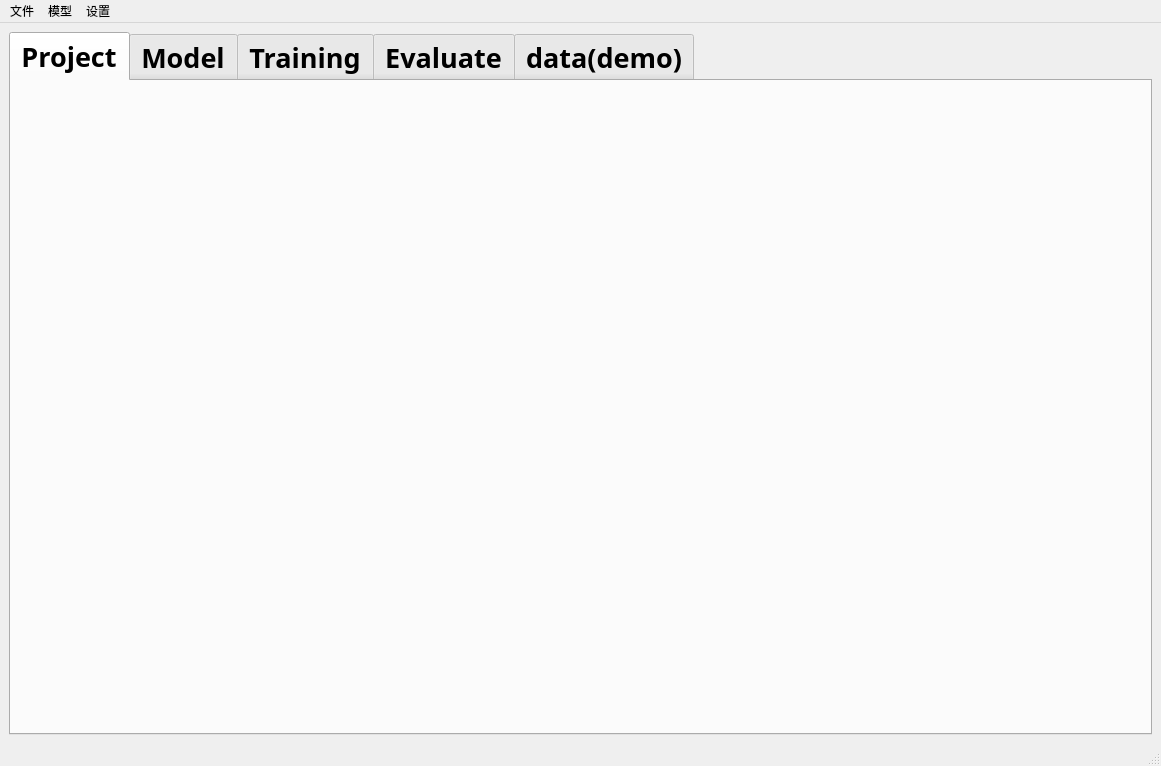
<?xml version="1.0" encoding="UTF-8"?>
<ui version="4.0">
 <class>MainWindow</class>
 <widget class="QMainWindow" name="MainWindow">
  <property name="geometry">
   <rect>
    <x>0</x>
    <y>0</y>
    <width>1161</width>
    <height>766</height>
   </rect>
  </property>
  <property name="windowTitle">
   <string>ImageSeg</string>
  </property>
  <widget class="QWidget" name="centralwidget">
   <layout class="QHBoxLayout" name="horizontalLayout_centralwidget">
    <item>
     <widget class="QTabWidget" name="tabWidget">
      <property name="font">
       <font>
        <family>黑体</family>
        <pointsize>20</pointsize>
        <weight>75</weight>
        <italic>false</italic>
        <bold>true</bold>
       </font>
      </property>
      <property name="tabPosition">
       <enum>QTabWidget::North</enum>
      </property>
      <property name="currentIndex">
       <number>0</number>
      </property>
      <widget class="projectTab" name="tab">
       <attribute name="title">
        <string>Project</string>
       </attribute>
      </widget>
      <widget class="modelTab" name="tab_2">
       <attribute name="title">
        <string>Model</string>
       </attribute>
      </widget>
      <widget class="trainTab" name="tab_3">
       <attribute name="title">
        <string>Training</string>
       </attribute>
      </widget>
      <widget class="evaluateTab" name="tab_4">
       <attribute name="title">
        <string>Evaluate</string>
       </attribute>
      </widget>
      <widget class="dataTab" name="tab_5">
       <attribute name="title">
        <string>data(demo)</string>
       </attribute>
      </widget>
     </widget>
    </item>
   </layout>
  </widget>
  <widget class="QMenuBar" name="menubar">
   <property name="geometry">
    <rect>
     <x>0</x>
     <y>0</y>
     <width>1161</width>
     <height>23</height>
    </rect>
   </property>
   <widget class="QMenu" name="menu">
    <property name="title">
     <string>文件</string>
    </property>
    <addaction name="action_new_workdir"/>
    <addaction name="action_open_workdir"/>
    <addaction name="action_close_workdir"/>
   </widget>
   <widget class="QMenu" name="menu_2">
    <property name="title">
     <string>设置</string>
    </property>
   </widget>
   <widget class="QMenu" name="menu_3">
    <property name="title">
     <string>模型</string>
    </property>
    <addaction name="action_U_net"/>
   </widget>
   <addaction name="menu"/>
   <addaction name="menu_3"/>
   <addaction name="menu_2"/>
  </widget>
  <widget class="QStatusBar" name="statusbar"/>
  <action name="action_open_workdir">
   <property name="text">
    <string>打开工作区</string>
   </property>
  </action>
  <action name="action_new_workdir">
   <property name="text">
    <string>新建工作区</string>
   </property>
  </action>
  <action name="action_U_net">
   <property name="text">
    <string>U-net</string>
   </property>
  </action>
  <action name="action_close_workdir">
   <property name="text">
    <string>关闭工作区</string>
   </property>
  </action>
 </widget>
 <customwidgets>
  <customwidget>
   <class>projectTab</class>
   <extends>QWidget</extends>
   <header>UI/action/projectTab.h</header>
   <container>1</container>
  </customwidget>
  <customwidget>
   <class>modelTab</class>
   <extends>QWidget</extends>
   <header>UI/action/modelTab.h</header>
   <container>1</container>
  </customwidget>
  <customwidget>
   <class>trainTab</class>
   <extends>QWidget</extends>
   <header>UI/action/trainTab.h</header>
   <container>1</container>
  </customwidget>
  <customwidget>
   <class>evaluateTab</class>
   <extends>QWidget</extends>
   <header>UI/action/evaluateTab.h</header>
   <container>1</container>
  </customwidget>
  <customwidget>
   <class>dataTab</class>
   <extends>QWidget</extends>
   <header>UI/action/dataTab.h</header>
   <container>1</container>
  </customwidget>
 </customwidgets>
 <resources/>
 <connections/>
 <slots>
  <slot>q_action()</slot>
  <slot>select_image_folder()</slot>
  <slot>select_label_folder()</slot>
  <slot>create_project()</slot>
  <slot>modify_project()</slot>
  <slot>model_chosen()</slot>
  <slot>select_result_folder()</slot>
  <slot>evaluate()</slot>
  <slot>load_recent_project(QListWidgetItem*)</slot>
  <slot>select_test_folder()</slot>
 </slots>
</ui>
